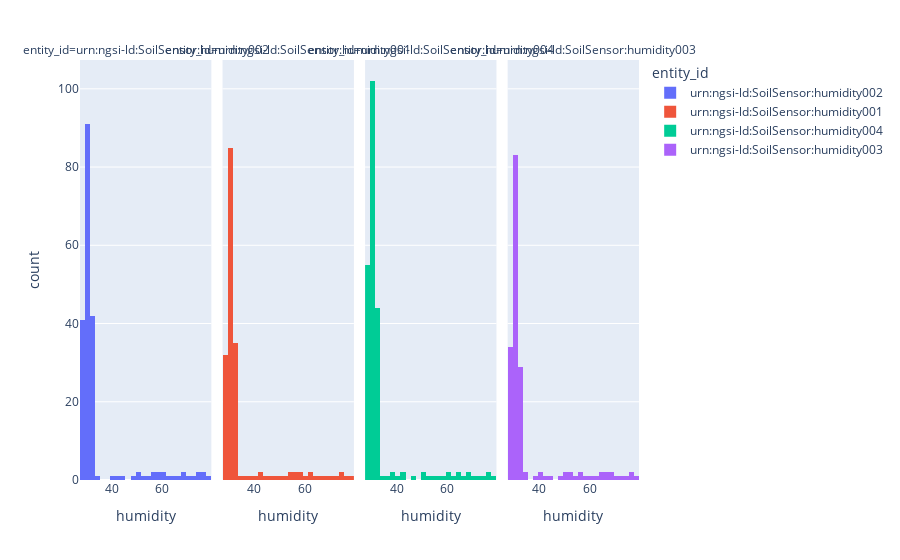

Notebook source saved alongside this figure:
### Code cell
fig = px.histogram(soil, x="humidity", barmode="stack", facet_col="entity_id", color="entity_id")
fig.show()

### Figure 1 — Plotly figure (JSON) as saved in the notebook; plotly's stock layout.template omitted (floating-point values rounded to 4 significant figures; data arrays with more than 128 entries replaced by an {"elided": "..."} marker saying what was removed)
{"data": [{"alignmentgroup": "True", "bingroup": "x", "hovertemplate": "entity_id=urn:ngsi-ld:SoilSensor:humidity002<br>humidity=%{x}<br>count=%{y}<extra></extra>", "legendgroup": "urn:ngsi-ld:SoilSensor:humidity002", "marker": {"color": "#636efa", "pattern": {"shape": ""}}, "name": "urn:ngsi-ld:SoilSensor:humidity002", "offsetgroup": "urn:ngsi-ld:SoilSensor:humidity002", "orientation": "v", "showlegend": true, "type": "histogram", "x": {"elided": "201 int values"}, "xaxis": "x", "yaxis": "y"}, {"alignmentgroup": "True", "bingroup": "x", "hovertemplate": "entity_id=urn:ngsi-ld:SoilSensor:humidity001<br>humidity=%{x}<br>count=%{y}<extra></extra>", "legendgroup": "urn:ngsi-ld:SoilSensor:humidity001", "marker": {"color": "#EF553B", "pattern": {"shape": ""}}, "name": "urn:ngsi-ld:SoilSensor:humidity001", "offsetgroup": "urn:ngsi-ld:SoilSensor:humidity001", "orientation": "v", "showlegend": true, "type": "histogram", "x": {"elided": "181 int values"}, "xaxis": "x2", "yaxis": "y2"}, {"alignmentgroup": "True", "bingroup": "x", "hovertemplate": "entity_id=urn:ngsi-ld:SoilSensor:humidity004<br>humidity=%{x}<br>count=%{y}<extra></extra>", "legendgroup": "urn:ngsi-ld:SoilSensor:humidity004", "marker": {"color": "#00cc96", "pattern": {"shape": ""}}, "name": "urn:ngsi-ld:SoilSensor:humidity004", "offsetgroup": "urn:ngsi-ld:SoilSensor:humidity004", "orientation": "v", "showlegend": true, "type": "histogram", "x": {"elided": "229 int values"}, "xaxis": "x3", "yaxis": "y3"}, {"alignmentgroup": "True", "bingroup": "x", "hovertemplate": "entity_id=urn:ngsi-ld:SoilSensor:humidity003<br>humidity=%{x}<br>count=%{y}<extra></extra>", "legendgroup": "urn:ngsi-ld:SoilSensor:humidity003", "marker": {"color": "#ab63fa", "pattern": {"shape": ""}}, "name": "urn:ngsi-ld:SoilSensor:humidity003", "offsetgroup": "urn:ngsi-ld:SoilSensor:humidity003", "orientation": "v", "showlegend": true, "type": "histogram", "x": {"elided": "176 int values"}, "xaxis": "x4", "yaxis": "y4"}], "layout": {"annotations": [{"font": {}, "showarrow": false, "text": "entity_id=urn:ngsi-ld:SoilSensor:humidity002", "x": 0.1175, "xanchor": "center", "xref": "paper", "y": 1, "yanchor": "bottom", "yref": "paper"}, {"font": {}, "showarrow": false, "text": "entity_id=urn:ngsi-ld:SoilSensor:humidity001", "x": 0.3725, "xanchor": "center", "xref": "paper", "y": 1, "yanchor": "bottom", "yref": "paper"}, {"font": {}, "showarrow": false, "text": "entity_id=urn:ngsi-ld:SoilSensor:humidity004", "x": 0.6275, "xanchor": "center", "xref": "paper", "y": 1, "yanchor": "bottom", "yref": "paper"}, {"font": {}, "showarrow": false, "text": "entity_id=urn:ngsi-ld:SoilSensor:humidity003", "x": 0.8825, "xanchor": "center", "xref": "paper", "y": 1, "yanchor": "bottom", "yref": "paper"}], "barmode": "stack", "legend": {"title": {"text": "entity_id"}, "tracegroupgap": 0}, "margin": {"t": 60}, "xaxis": {"anchor": "y", "domain": [0, 0.235], "title": {"text": "humidity"}}, "xaxis2": {"anchor": "y2", "domain": [0.255, 0.49], "matches": "x", "title": {"text": "humidity"}}, "xaxis3": {"anchor": "y3", "domain": [0.51, 0.745], "matches": "x", "title": {"text": "humidity"}}, "xaxis4": {"anchor": "y4", "domain": [0.765, 1.0], "matches": "x", "title": {"text": "humidity"}}, "yaxis": {"anchor": "x", "domain": [0, 1], "title": {"text": "count"}}, "yaxis2": {"anchor": "x2", "domain": [0, 1], "matches": "y", "showticklabels": false}, "yaxis3": {"anchor": "x3", "domain": [0, 1], "matches": "y", "showticklabels": false}, "yaxis4": {"anchor": "x4", "domain": [0, 1], "matches": "y", "showticklabels": false}}}
